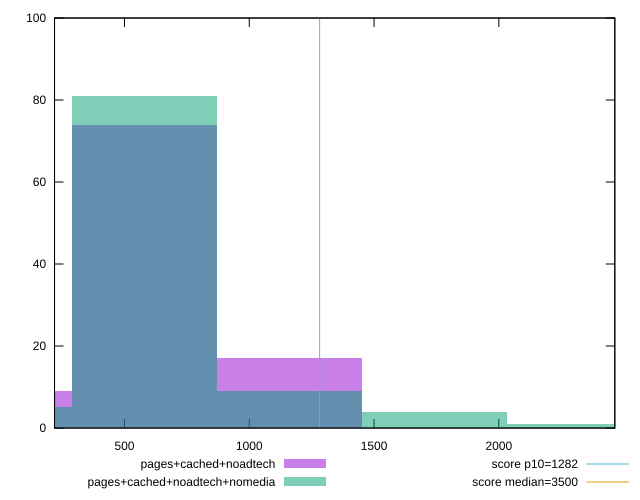

gnuplot code for this plot:
reset

$pagesCachedNoadtech <<EOF
580.6718843465693 74
0 9
1161.3437686931386 17
EOF

$pagesCachedNoadtechNomedia <<EOF
580.6718843465693 81
0 5
1742.015653039708 4
1161.3437686931386 9
2322.687537386277 1
EOF

set key outside below
set boxwidth 580.6718843465693
set xrange [219.772:2464.728]
set yrange [0:100]
set trange [0:100]
set style fill transparent solid 0.5 noborder

set parametric
set terminal svg size 640, 500 enhanced background rgb 'white'
set output "report_00014_2021-02-09T15:56:05.503Z/bootup-time/comparison/histogram/2_vs_3.svg"

plot $pagesCachedNoadtech title "pages+cached+noadtech" with boxes, \
     $pagesCachedNoadtechNomedia title "pages+cached+noadtech+nomedia" with boxes, \
     1282,t title "score p10=1282", \
     3500,t title "score median=3500"

reset
